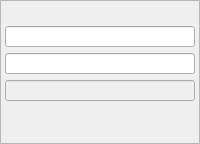
    <widget class="QFrame" name="frame">
     <property name="frameShape">
      <enum>QFrame::StyledPanel</enum>
     </property>
     <property name="frameShadow">
      <enum>QFrame::Raised</enum>
     </property>
     <layout class="QGridLayout" name="gridLayout_2">
      <property name="leftMargin">
       <number>4</number>
      </property>
      <property name="topMargin">
       <number>4</number>
      </property>
      <property name="rightMargin">
       <number>4</number>
      </property>
      <property name="bottomMargin">
       <number>4</number>
      </property>
      <item row="0" column="0">
       <widget class="PyDMEnumButton" name="PyDMEnumButton_6">
        <property name="sizePolicy">
         <sizepolicy hsizetype="Preferred" vsizetype="Preferred">
          <horstretch>1</horstretch>
          <verstretch>1</verstretch>
         </sizepolicy>
        </property>
        <property name="minimumSize">
         <size>
          <width>0</width>
          <height>0</height>
         </size>
        </property>
        <property name="maximumSize">
         <size>
          <width>16777215</width>
          <height>48</height>
         </size>
        </property>
        <property name="font">
         <font>
          <pointsize>8</pointsize>
         </font>
        </property>
        <property name="toolTip">
         <string/>
        </property>
        <property name="styleSheet">
         <string notr="true">QPushButton{font: 8px;}</string>
        </property>
        <property name="channel" stdset="0">
         <string>ca://${DEVICE}:WFENG${ENG}_ENABLE1</string>
        </property>
        <property name="orientation" stdset="0">
         <enum>Qt::Horizontal</enum>
        </property>
        <property name="marginTop" stdset="0">
         <number>0</number>
        </property>
        <property name="marginBottom" stdset="0">
         <number>0</number>
        </property>
        <property name="marginLeft" stdset="0">
         <number>0</number>
        </property>
        <property name="marginRight" stdset="0">
         <number>0</number>
        </property>
        <property name="horizontalSpacing" stdset="0">
         <number>0</number>
        </property>
        <property name="verticalSpacing" stdset="0">
         <number>0</number>
        </property>
       </widget>
      </item>
      <item row="1" column="0">
       <widget class="PyDMEnumButton" name="PyDMEnumButton_5">
        <property name="sizePolicy">
         <sizepolicy hsizetype="Preferred" vsizetype="Preferred">
          <horstretch>1</horstretch>
          <verstretch>1</verstretch>
         </sizepolicy>
        </property>
        <property name="minimumSize">
         <size>
          <width>0</width>
          <height>0</height>
         </size>
        </property>
        <property name="maximumSize">
         <size>
          <width>16777215</width>
          <height>48</height>
         </size>
        </property>
        <property name="font">
         <font>
          <pointsize>8</pointsize>
         </font>
        </property>
        <property name="toolTip">
         <string/>
        </property>
        <property name="styleSheet">
         <string notr="true">QPushButton{font: 8px;}</string>
        </property>
        <property name="channel" stdset="0">
         <string>ca://${DEVICE}:WFENG${ENG}_MODE1</string>
        </property>
        <property name="orientation" stdset="0">
         <enum>Qt::Horizontal</enum>
        </property>
        <property name="marginTop" stdset="0">
         <number>0</number>
        </property>
        <property name="marginBottom" stdset="0">
         <number>0</number>
        </property>
        <property name="marginLeft" stdset="0">
         <number>0</number>
        </property>
        <property name="marginRight" stdset="0">
         <number>0</number>
        </property>
        <property name="horizontalSpacing" stdset="0">
         <number>0</number>
        </property>
        <property name="verticalSpacing" stdset="0">
         <number>0</number>
        </property>
       </widget>
      </item>
      <item row="2" column="0">
       <widget class="PyDMEnumButton" name="PyDMEnumButton_4">
        <property name="sizePolicy">
         <sizepolicy hsizetype="Preferred" vsizetype="Preferred">
          <horstretch>1</horstretch>
          <verstretch>1</verstretch>
         </sizepolicy>
        </property>
        <property name="minimumSize">
         <size>
          <width>0</width>
          <height>0</height>
         </size>
        </property>
        <property name="maximumSize">
         <size>
          <width>16777215</width>
          <height>48</height>
         </size>
        </property>
        <property name="font">
         <font>
          <pointsize>8</pointsize>
         </font>
        </property>
        <property name="toolTip">
         <string/>
        </property>
        <property name="styleSheet">
         <string notr="true">QPushButton{font: 8px;}</string>
        </property>
        <property name="channel" stdset="0">
         <string>ca://${DEVICE}:WFENG${ENG}_MSGDEST1</string>
        </property>
        <property name="orientation" stdset="0">
         <enum>Qt::Horizontal</enum>
        </property>
        <property name="marginTop" stdset="0">
         <number>0</number>
        </property>
        <property name="marginBottom" stdset="0">
         <number>0</number>
        </property>
        <property name="marginLeft" stdset="0">
         <number>0</number>
        </property>
        <property name="marginRight" stdset="0">
         <number>0</number>
        </property>
        <property name="horizontalSpacing" stdset="0">
         <number>0</number>
        </property>
        <property name="verticalSpacing" stdset="0">
         <number>0</number>
        </property>
       </widget>
      </item>
      <item row="3" column="0">
       <widget class="PyDMLineEdit" name="PyDMLineEdit_5">
        <property name="sizePolicy">
         <sizepolicy hsizetype="Preferred" vsizetype="Preferred">
          <horstretch>1</horstretch>
          <verstretch>1</verstretch>
         </sizepolicy>
        </property>
        <property name="maximumSize">
         <size>
          <width>16777215</width>
          <height>16777215</height>
         </size>
        </property>
        <property name="font">
         <font>
          <pointsize>8</pointsize>
         </font>
        </property>
        <property name="toolTip">
         <string/>
        </property>
        <property name="readOnly">
         <bool>false</bool>
        </property>
        <property name="channel" stdset="0">
         <string>ca://${DEVICE}:WFENG${ENG}_STARTADDR1</string>
        </property>
       </widget>
      </item>
      <item row="4" column="0">
       <widget class="PyDMLineEdit" name="PyDMLineEdit_4">
        <property name="enabled">
         <bool>true</bool>
        </property>
        <property name="sizePolicy">
         <sizepolicy hsizetype="Preferred" vsizetype="Preferred">
          <horstretch>1</horstretch>
          <verstretch>1</verstretch>
         </sizepolicy>
        </property>
        <property name="maximumSize">
         <size>
          <width>16777215</width>
          <height>16777215</height>
         </size>
        </property>
        <property name="font">
         <font>
          <pointsize>8</pointsize>
         </font>
        </property>
        <property name="toolTip">
         <string/>
        </property>
        <property name="readOnly">
         <bool>false</bool>
        </property>
        <property name="channel" stdset="0">
         <string>ca://${DEVICE}:WFENG${ENG}_ENDADDR1</string>
        </property>
       </widget>
      </item>
      <item row="5" column="0">
       <widget class="PyDMLineEdit" name="PyDMLineEdit_6">
        <property name="enabled">
         <bool>false</bool>
        </property>
        <property name="sizePolicy">
         <sizepolicy hsizetype="Preferred" vsizetype="Preferred">
          <horstretch>1</horstretch>
          <verstretch>1</verstretch>
         </sizepolicy>
        </property>
        <property name="maximumSize">
         <size>
          <width>16777215</width>
          <height>16777215</height>
         </size>
        </property>
        <property name="font">
         <font>
          <pointsize>8</pointsize>
         </font>
        </property>
        <property name="toolTip">
         <string/>
        </property>
        <property name="channel" stdset="0">
         <string>ca://${DEVICE}:WFENG${ENG}_FRAFTTRG1</string>
        </property>
       </widget>
      </item>
      <item row="6" column="0">
       <widget class="PyDMLabel" name="PyDMLabel_3">
        <property name="sizePolicy">
         <sizepolicy hsizetype="Preferred" vsizetype="Preferred">
          <horstretch>1</horstretch>
          <verstretch>1</verstretch>
         </sizepolicy>
        </property>
        <property name="minimumSize">
         <size>
          <width>0</width>
          <height>0</height>
         </size>
        </property>
        <property name="maximumSize">
         <size>
          <width>16777215</width>
          <height>16777215</height>
         </size>
        </property>
        <property name="font">
         <font>
          <pointsize>8</pointsize>
         </font>
        </property>
        <property name="toolTip">
         <string/>
        </property>
        <property name="styleSheet">
         <string notr="true"/>
        </property>
        <property name="text">
         <string/>
        </property>
        <property name="channel" stdset="0">
         <string>ca://${DEVICE}:WFENG${ENG}_WRADDR1</string>
        </property>
       </widget>
      </item>
      <item row="7" column="0">
       <widget class="PyDMLabel" name="PyDMLabel_4">
        <property name="sizePolicy">
         <sizepolicy hsizetype="Preferred" vsizetype="Preferred">
          <horstretch>1</horstretch>
          <verstretch>1</verstretch>
         </sizepolicy>
        </property>
        <property name="maximumSize">
         <size>
          <width>16777215</width>
          <height>16777215</height>
         </size>
        </property>
        <property name="font">
         <font>
          <pointsize>8</pointsize>
         </font>
        </property>
        <property name="toolTip">
         <string/>
        </property>
        <property name="styleSheet">
         <string notr="true"/>
        </property>
        <property name="text">
         <string/>
        </property>
        <property name="channel" stdset="0">
         <string>ca://${DEVICE}:WFENG${ENG}_STATUS1</string>
        </property>
       </widget>
      </item>
     </layout>
    </widget>
